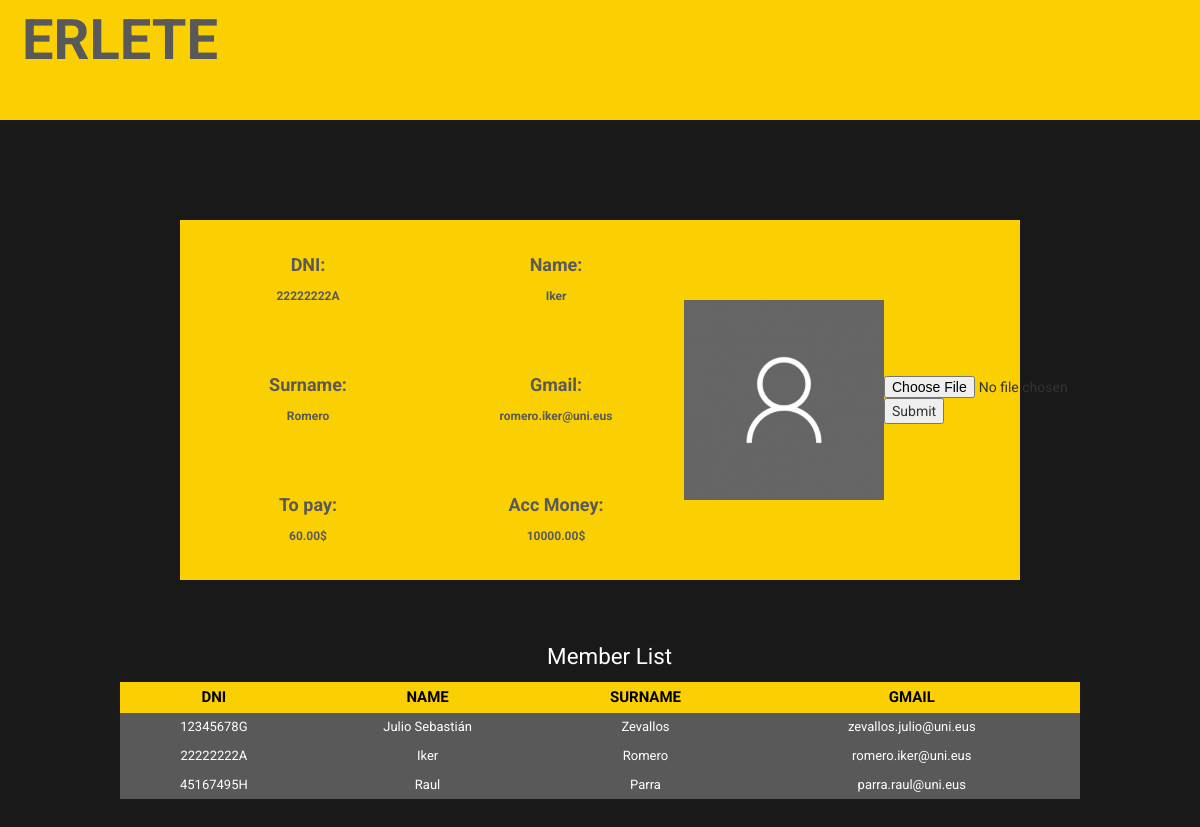
/account.php (signed in), run on the app's committed database.
### tables this page shows
CREATE TABLE `personas` (
  `dni` varchar(9) NOT NULL,
  `nombre` varchar(15) NOT NULL,
  `apellido` varchar(25) NOT NULL,
  `gmail` varchar(50) NOT NULL,
  `contraseña` varchar(50) NOT NULL,
  `admin` tinyint(1) NOT NULL,
  `dinero_pagar` decimal(65,2) NOT NULL,
  `dinero_cuenta` decimal(65,2) NOT NULL,
  `foto` varchar(100) NOT NULL DEFAULT 'resources/images/perfiles/perfil.png'
);

### web/account.php (the view, shortened to what this page needs)
<!DOCTYPE html>
<html>
	  <head>
  				<link rel="stylesheet" href="https://maxcdn.bootstrapcdn.com/bootstrap/3.4.1/css/bootstrap.min.css">
				<link rel="stylesheet" href="css.css">
			</head>
	  <body>
					<div class="title">
						<p class="titletext">ERLETE</p>
					</div>
	   			<div class="bgdiv">
	   						<div class="photodiv">
								<?php
				    			if (isset($_SESSION['erablitzailea_a_g'])) {
					    			$dni = $_SESSION['erablitzailea_a_g'];
									$link =  ConnectDataBase();
									$result3=mysqli_query($link, "select Foto from Personas where dni = '$dni'");
									$imprimir=mysqli_fetch_array($result3);
									?>
								<img  class="photoacc" src="<?php echo $imprimir['Foto']; ?>">
								<form action="upload.php" method="POST" enctype="multipart/form-data">
									<input type='file' name="imagen">
									<input type="submit">
								</form>
	  	 			<?php
					$result=mysqli_query($link, "select nombre,apellido,gmail,dinero_pagar,dinero_cuenta from Personas where dni = '$dni'");
					$imprimir = mysqli_fetch_array($result);
					?>
					</div>
						<div class="bgacc">
						<div class="campoacc">
								<p class="textstyleacc">DNI:</p>
							<?php
								echo $dni;
							?>
						</div>
						<div class="campoacc">
								<p class="textstyleacc">Name:</p>
							<?php
								echo $imprimir['nombre'];
							?>
						</div>
					</div>
					<div class="bgacc">
						<div class="campoacc">
								<p class="textstyleacc">Surname:</p>
							<?php
								echo $imprimir['apellido'];
							?>
						</div>
						<div class="campoacc">
								<p class="textstyleacc">Gmail:</p>
							<?php
								echo $imprimir['gmail'];
							?>
						</div>
					</div>
					<div class="bgacc">
						<div class="campoacc">
								<p class="textstyleacc">To pay:</p>
							<?php
								echo  $imprimir['dinero_pagar'] . "$";
							?>
						</div>
						<div class="campoacc">
								<p class="textstyleacc">Acc Money:</p>
							<?php
								echo $imprimir['dinero_cuenta']. "$";
							?>
						</div>
					</div>
	   			</div>
					<div class="tableaccdiv">
						<p class="texttitle">Member List</p>
						<table class="tableacc">
							<thead>
									<tr>
										<th>DNI</th>
										<th>NAME</th>
										<th>SURNAME</th>
										<th>GMAIL</th>
									</tr>
							</thead>
					<?php
						$result2 =mysqli_query($link, "select dni,nombre,apellido,gmail,dinero_pagar,dinero_cuenta from Personas");
						while($imprimir2 = mysqli_fetch_array($result2)){
							if ($result2->num_rows > 0) {
							  	?>
										<tbody>
											<tr>
												<td>
													<?php
														echo $imprimir2['dni'];
													?>
												</td>
												<td>
													<?php
														echo $imprimir2['nombre'];
													?>
												</td>
												<td>
													<?php
														echo $imprimir2['apellido'];
													?>
												</td>
												<td>
													<?php
														echo $imprimir2['gmail'];
													?>
												</td>
											</tr>
										</tbody>
								<?php
							} else {
							  echo "0 results";
							}
						}
						?>
					</div>
				<?php
					} else{
						echo "You are not logged in";
					}
		?>
	  </body>
</html>

### web/css.css (style rules this page uses)
body { margin:0; font-family: 'Roboto', sans-serif; background-color: #191919; -ms-overflow-style: none; scrollbar-width: none; }
.title { text-align: center; background-color:#FAD002; height: 15vh; margin:0px; padding:0px; width: 100% }
.titletext { font-size: 400%; text-decoration: none; font-weight: bold; color: #595959; width: 20%; }
form { margin-block-end:0; }
.campoacc { width: 20vw; height: 15vh; padding-top: 4vh; color: #595959; font-weight: bold; text-align: center; }
.textstyleacc { font-size: 150%; }
.bgacc { display:flex; flex-direction:row; justify-content: space-evenly; font-size: 1.5vh; width:60%; }
table.tableacc { background-color: #595959; width: 100%; height: 200%; text-align: center; border-collapse: collapse; }
table.tableacc td, table.tableacc th { border: 0px solid #000000; padding: 5px 4px; }
table.tableacc tbody td { font-size: 13px; color: #FFFFFF; }
table.tableacc thead { background: #FAD002; }
table.tableacc thead th { font-size: 15px; font-weight: bold; color: #000000; text-align: center; }
.tableaccdiv { width: 80%; margin:10%; margin-top: 5%; }
.texttitle { color: white; font-size: 160%; margin-left:2%; text-align: center; }
.bgdiv { margin-top:5%; background-color: #FAD002; width: 70%; margin-left: 15%; }
.photodiv { display: flex; flex-direction: center; align-items:center; width: 40%; height: 45vh; float:right; }
.photoacc { width: 25vh; height: 25vh; }

### data on the page
personas: foto (picture), nombre "Iker", apellido "Romero", gmail "romero.iker@uni.eus", dinero_pagar "60.00", dinero_cuenta "10000.00", dni "22222222A"
personas: dni "12345678G", nombre "Julio Sebastián", apellido "Zevallos", gmail "zevallos.julio@uni.eus"
personas: dni "45167495H", nombre "Raul", apellido "Parra", gmail "parra.raul@uni.eus"

### other printed values
$dni "22222222A"
